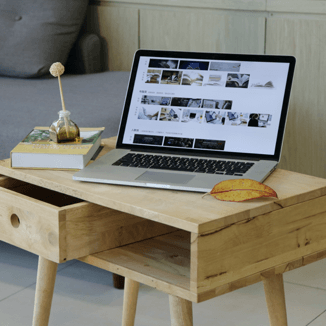
#> input picture query/008.png, 326 x 326 px, given in place of 1.jpg, which was not available; the run also reads 1 picture not shown here
$ python blurDetect.py   (older library calls are emulated)
#> lines starting #> are read from the running program, lines starting #| are printed output that depends on the picture; pictures that were not available may be replaced by others from this repository, and a replacement may not be noted
import cv2
import sys
import numpy as np


def normalization(data):
    _range = np.max(abs(data))

    try:
        result = data / _range
    except ZeroDivisionError:
        print("division by zero!")
        return data
    else:
        print("result is", result)
    finally:
        print("executing finally clause")


def standardization(data):
    # mu = np.mean(data, axis=0)
    # sigma = np.std(data, axis=0)
    mu = np.mean(data)
    sigma = np.std(data)
    return (data - mu) / sigma


def getImageVar(imgPath):
#> called with imgPath = '1.jpg'
    image = cv2.imread(imgPath)
#> image is the input picture: shape (326, 326, 3); mean B, G, R 113.6, 124.7, 127.1
    img2gray = cv2.cvtColor(image, cv2.COLOR_BGR2GRAY)
    img2grays = cv2.GaussianBlur(img2gray, (5, 5), 0)
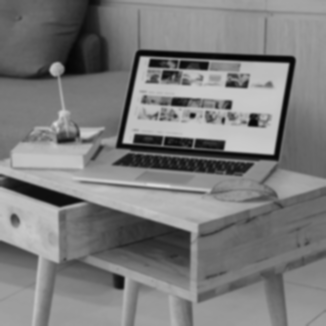
#> img2grays: shape (326, 326); min 4, max 215, mean 124.1
    imageVar = cv2.Laplacian(img2grays, cv2.CV_64F, ksize=5).var()
#> imageVar = 173494.2

    img = cv2.Laplacian(img2gray, cv2.CV_64F, ksize=5)
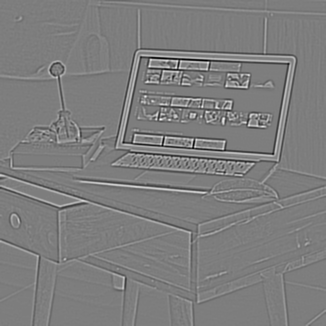
#> img: shape (326, 326) float64; min -6528, max 6694, mean -0.1; drawn with min black and max white
    return imageVar, img


if __name__ == "__main__":
    img = cv2.imread("blank.PNG")
    cv2.imshow("1",img)
    # cv2.normalize()
    # cv2.norm()

    var1, img1 = getImageVar("1.jpg")
#> var1 = 173494.2
    var2, img2 = getImageVar("car1.png")
#> call 2 of getImageVar, with imgPath = 'car1.png'
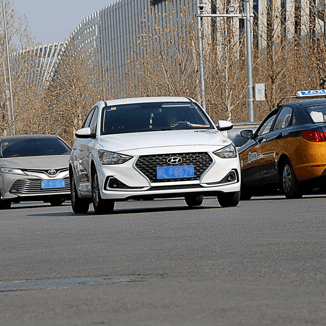
#> input picture blur/car1.png, 326 x 326 px, found by its file name
#> in getImageVar, image is the input picture: shape (326, 326, 3); mean B, G, R 112.2, 115.4, 118.5
#> in getImageVar (call 2), `img2gray = cv2.cvtColor(image, cv2.COLOR_BGR2GRAY)`:
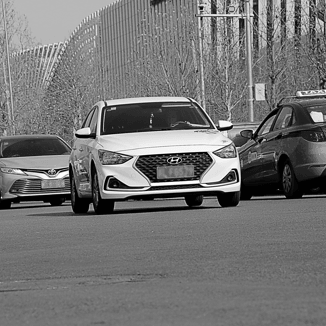
#> img2gray: shape (326, 326); min 1, max 254, mean 116
#> in getImageVar (call 2), `img2grays = cv2.GaussianBlur(img2gray, (5, 5), 0)`:
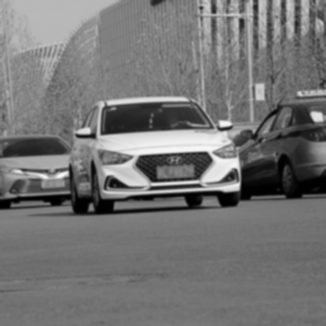
#> img2grays: shape (326, 326); min 1, max 252, mean 116
#> in getImageVar (call 2), `imageVar = cv2.Laplacian(img2grays, cv2.CV_64F, ksize=5).var()`: imageVar = 266460.8
#> in getImageVar (call 2), `img = cv2.Laplacian(img2gray, cv2.CV_64F, ksize=5)`:
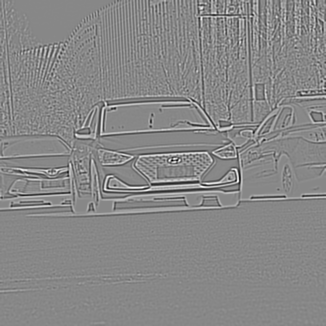
#> img: shape (326, 326) float64; min -8904, max 7820, mean -0.2; drawn with min black and max white
#> var2 = 266460.8
    var3, img3 = getImageVar("car2.png")
#> call 3 of getImageVar, with imgPath = 'car2.png'
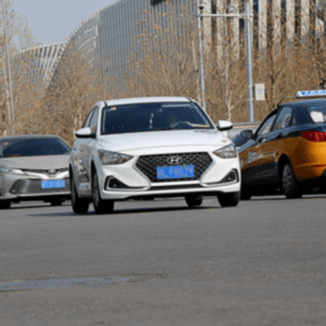
#> input picture blur/car2.png, 326 x 326 px, found by its file name
#> in getImageVar, image is the input picture: shape (326, 326, 3); mean B, G, R 112.2, 115.3, 118.6
#> in getImageVar (call 3), `imageVar = cv2.Laplacian(img2grays, cv2.CV_64F, ksize=5).var()`: imageVar = 166787.1
#> var3 = 166787.1
    var4, img4 = getImageVar("blank.PNG")
#> in getImageVar (call 4), `img2gray = cv2.cvtColor(image, cv2.COLOR_BGR2GRAY)`: img2gray: shape (323, 334); every value is 239
#> in getImageVar (call 4), `img = cv2.Laplacian(img2gray, cv2.CV_64F, ksize=5)`: img: shape (323, 334) float64; every value is 0
#> var4 = 0
    # cv2.imshow("1", img1)
    # cv2.imshow("2", img2)
    # cv2.imshow("3", img3)
    if cv2.waitKey(0) & 0xff == 27:
#> (key Esc is pressed here)
        cv2.destroyAllWindows()
